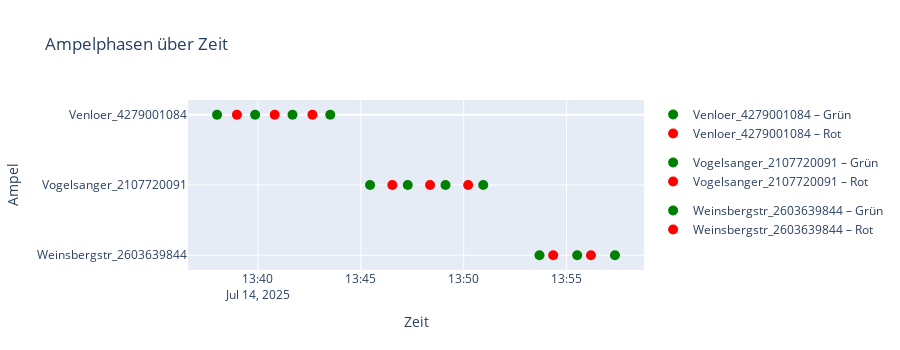

The cell this chart's notebook holds for it:
### Code cell
# Liste zur Aufnahme aller Marker
markers = []

# Diskrete y-Positionen für jede Ampel
ampel_ypos = {code: i for i, code in enumerate(dfs.keys())}

for code, df in dfs.items():
    df_sorted = df[df['Value'] != 0].sort_values("Time")
    y = ampel_ypos[code]
    
    # Grünswitches
    green_df = df_sorted[df_sorted['Value'] == 1]
    markers.append(go.Scatter(
        x=green_df['Time'],
        y=[y]*len(green_df),
        mode='markers',
        marker=dict(color='green', size=10),
        name=f"{code} – Grün",
        legendgroup=code,
        showlegend=True
    ))
    
    # Rotswitches
    red_df = df_sorted[df_sorted['Value'] == -1]
    markers.append(go.Scatter(
        x=red_df['Time'],
        y=[y]*len(red_df),
        mode='markers',
        marker=dict(color='red', size=10),
        name=f"{code} – Rot",
        legendgroup=code,
        showlegend=True
    ))

# Plot zusammenbauen
fig = go.Figure(data=markers)

fig.update_layout(
    title="Ampelphasen über Zeit",
    xaxis_title="Zeit",
    yaxis=dict(
        tickvals=list(ampel_ypos.values()),
        ticktext=list(ampel_ypos.keys()),
        title="Ampel",
        autorange='reversed'  # optional, falls du Reihenfolge umdrehen willst
    ),
    height=50 + len(dfs)*100,
    hovermode='closest'
)

fig.show()

### Figure 1 — Plotly figure (JSON) as saved in the notebook; plotly's stock layout.template omitted (floating-point values rounded to 4 significant figures)
{"data": [{"legendgroup": "Venloer_4279001084", "marker": {"color": "green", "size": 10}, "mode": "markers", "name": "Venloer_4279001084 – Grün", "showlegend": true, "x": ["2025-07-14T13:38:01.000000000", "2025-07-14T13:39:52.000000000", "2025-07-14T13:41:41.000000000", "2025-07-14T13:43:31.000000000"], "y": [0, 0, 0, 0], "type": "scatter"}, {"legendgroup": "Venloer_4279001084", "marker": {"color": "red", "size": 10}, "mode": "markers", "name": "Venloer_4279001084 – Rot", "showlegend": true, "x": ["2025-07-14T13:38:59.000000000", "2025-07-14T13:40:49.000000000", "2025-07-14T13:42:39.000000000"], "y": [0, 0, 0], "type": "scatter"}, {"legendgroup": "Vogelsanger_2107720091", "marker": {"color": "green", "size": 10}, "mode": "markers", "name": "Vogelsanger_2107720091 – Grün", "showlegend": true, "x": ["2025-07-14T13:45:27.000000000", "2025-07-14T13:47:17.000000000", "2025-07-14T13:49:07.000000000", "2025-07-14T13:50:57.000000000"], "y": [1, 1, 1, 1], "type": "scatter"}, {"legendgroup": "Vogelsanger_2107720091", "marker": {"color": "red", "size": 10}, "mode": "markers", "name": "Vogelsanger_2107720091 – Rot", "showlegend": true, "x": ["2025-07-14T13:46:32.000000000", "2025-07-14T13:48:22.000000000", "2025-07-14T13:50:13.000000000"], "y": [1, 1, 1], "type": "scatter"}, {"legendgroup": "Weinsbergstr_2603639844", "marker": {"color": "green", "size": 10}, "mode": "markers", "name": "Weinsbergstr_2603639844 – Grün", "showlegend": true, "x": ["2025-07-14T13:53:41.000000000", "2025-07-14T13:55:31.000000000", "2025-07-14T13:57:21.000000000"], "y": [2, 2, 2], "type": "scatter"}, {"legendgroup": "Weinsbergstr_2603639844", "marker": {"color": "red", "size": 10}, "mode": "markers", "name": "Weinsbergstr_2603639844 – Rot", "showlegend": true, "x": ["2025-07-14T13:54:21.000000000", "2025-07-14T13:56:11.000000000"], "y": [2, 2], "type": "scatter"}], "layout": {"yaxis": {"tickvals": [0, 1, 2], "ticktext": ["Venloer_4279001084", "Vogelsanger_2107720091", "Weinsbergstr_2603639844"], "title": {"text": "Ampel"}, "autorange": "reversed"}, "title": {"text": "Ampelphasen über Zeit"}, "xaxis": {"title": {"text": "Zeit"}}, "height": 350, "hovermode": "closest"}}
